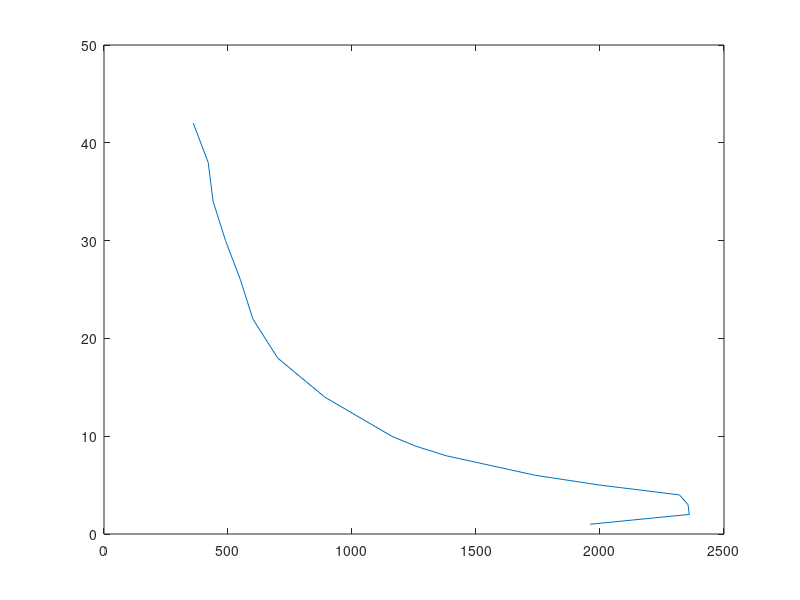

This figure's MATLAB source: (Note: this script raises an error after producing the figure.)

%% Gemessen Daten
distanceMeasured = [1 2 3 4 5 6 7 8 9 10 14 18 22 26 30 34 38 42] ;   %gemessene Distanz in mm
voltageOutput = [1960 2360 2355 2320 2000 1740 1560 1380 1255 1160 890 700 600 550 490 440 420 360];     %gemessen Spannung mit dem ADC in mV


%% Invers function 
% 
% 
x = [1 2 3 4 5 6 7 8 9 10 14 18 22 26 30 34 38 42] ; 
y = [1960 2360 2355 2320 2000 1740 1560 1380 1255 1160 890 700 600 550 490 440 420 360];     
plot(y,x)
curveFitter(y,x)